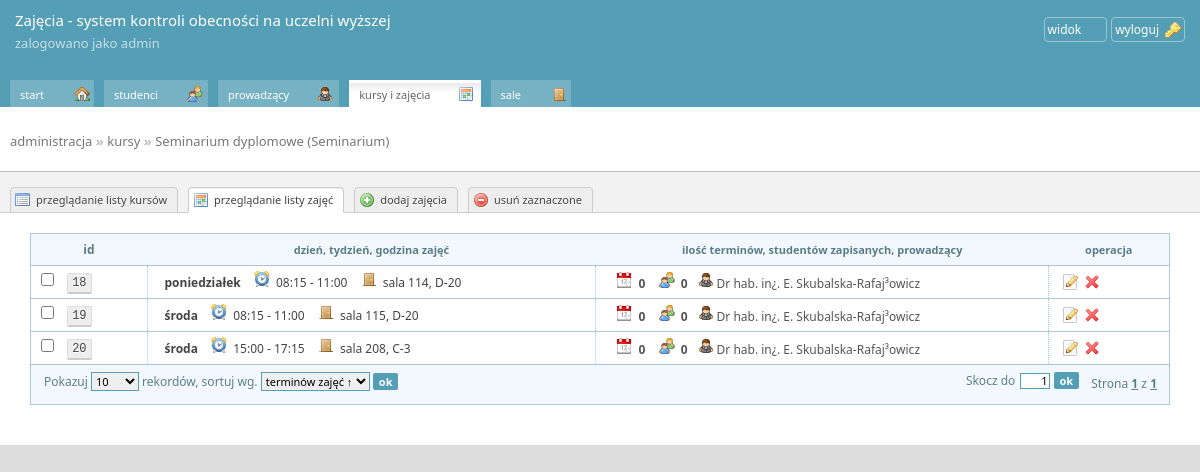
The page /admin.php?p=zajecia&KodKursu=ARES00409S (signed in) on the database its author committed.
### tables this page shows
CREATE TABLE IF NOT EXISTS `kursy` (
  `KodKursu` varchar(16) NOT NULL,
  `NazwaKursu` varchar(128) NOT NULL,
  `IdFormy` smallint(3) unsigned NOT NULL,
  `ECTS` smallint(2) DEFAULT NULL,
  PRIMARY KEY (`KodKursu`),
  KEY `IdFormy` (`IdFormy`)
);

CREATE TABLE IF NOT EXISTS `formy_kursow` (
  `IdFormy` smallint(3) NOT NULL AUTO_INCREMENT,
  `NazwaFormy` varchar(128) NOT NULL,
  PRIMARY KEY (`IdFormy`)
);

CREATE TABLE IF NOT EXISTS `zajecia` (
  `IdZajecia` mediumint(5) unsigned NOT NULL AUTO_INCREMENT,
  `KodGrupy` varchar(32) DEFAULT NULL,
  `IdSali` mediumint(8) NOT NULL,
  `Dzien` enum('pon','wt','sr','czw','pt','so','ndz') NOT NULL,
  `Godzina` time NOT NULL,
  `GodzinaKoniec` time NOT NULL,
  `Tydzien` enum('T','TN','TP') NOT NULL,
  `KodKursu` varchar(16) NOT NULL,
  `IdProwadzacy` mediumint(5) NOT NULL,
  PRIMARY KEY (`IdZajecia`),
  KEY `KodKursu` (`KodKursu`)
);

CREATE TABLE IF NOT EXISTS `sale` (
  `IdSali` mediumint(8) unsigned NOT NULL AUTO_INCREMENT,
  `Sala` varchar(8) NOT NULL,
  `Budynek` varchar(4) NOT NULL,
  PRIMARY KEY (`IdSali`)
);

CREATE TABLE IF NOT EXISTS `prowadzacy` (
  `IdProwadzacy` mediumint(5) unsigned NOT NULL AUTO_INCREMENT,
  `Imie` varchar(64) NOT NULL,
  `Nazwisko` varchar(64) NOT NULL,
  `Tytul` varchar(24) NOT NULL,
  `Uid` varchar(50) NOT NULL,
  PRIMARY KEY (`IdProwadzacy`)
);

### admin.php (called while the page is built, shortened)
<?php
if($_SESSION['logged'])
{
	require_once('admin/main.php');
}
?>

### admin/zajecia.php (the view, shortened to what this page needs)
<?php
$pageuri="zajecia";
switch($sort)
{
	case 1: $mysql_sort='zajecia.Tydzien ASC, zajecia.Dzien ASC, zajecia.Godzina ASC'; break;
	}
if(!isset($_GET['KodKursu']))
{
	echo '<div class="dialog-box">
				<strong class="question">Nie można wyświetlić listy zajęć!</strong>
				<p>Wróć do poprzednej strony i spróbuj ponownie.</p>
					<div class="button-holder">
					<a href="?p=kursy" class="button"><span class="icon-arrow_left">powrót</span></a>
					<div class="clear"></div>
					</div>
				</div>
				';
}
else
{
	$KodKursu=$_GET['KodKursu'];
$sql = "SELECT count(*) FROM zajecia WHERE zajecia.KodKursu='$KodKursu'";
$result = $db->prepare($sql);
$result->execute();
$rekordow = $result->fetchColumn();
$stron=ceil($rekordow/$nastronie);
$sql = "SELECT kursy.NazwaKursu as NazwaKursu,formy_kursow.NazwaFormy as NazwaFormy FROM kursy,formy_kursow WHERE kursy.KodKursu='$KodKursu' AND kursy.IdFormy=formy_kursow.IdFormy";
foreach($db->query($sql) as $informacja_o_kursie);
echo '
<div id="page-title">
<h2><a href="?p=home">administracja</a> &raquo; <a href="?p=kursy">kursy</a>
&raquo; <a href="?p=zajecia&KodKursu='.$KodKursu.'">'.$informacja_o_kursie['NazwaKursu'].' ('.$informacja_o_kursie['NazwaFormy'].')</a>
</h2>
</div>
<div id="lang-bar">';
echo '
<ul class="tabs">
<li><a href="?p=kursy" class="tabbutton icon-application_view_list">przeglądanie listy kursów</a></li>
<li class="current"><a href="#" class="tabbutton icon-calendar">przeglądanie listy zajęć</a></li>
<li><a href="?p=zajecia_edycja&KodKursu='.$KodKursu.'" class="tabbutton icon-add">dodaj zajęcia</a></li>
<li><a href="#" class="tabbutton icon-delete" id="mass-action">usuń zaznaczone</a></li>
</ul>
			<div class="clear"></div>
			</div>';
	if($rekordow)
	{
	echo '
			<table class="pages_table">
			<thead>
				<tr>
					<th class="col-kodkursu">id</th>
					<th class="col-nazwakursu">dzień, tydzień, godzina zajęć</th>
					<th class="col-zajeciaaddcol">ilość terminów, studentów zapisanych, prowadzący</th>
					<th class="col-operacja">operacja</th>
				</tr>
			</thead>
			<tbody>
			<form id="mass-action-form" method="POST" action="">
			';
	$sql="SELECT
	zajecia.IdZajecia as IdZajecia,
	zajecia.Dzien as Dzien,
	zajecia.Godzina as Godzina,
	zajecia.GodzinaKoniec as GodzinaKoniec,
	zajecia.Tydzien as Tydzien,
	zajecia.IdProwadzacy as IdProwadzacy,
	COUNT(terminy.IdTermin) AS LiczbaTerminow,
	(SELECT COUNT(*) FROM zajecia_studentow WHERE zajecia_studentow.IdZajecia=zajecia.IdZajecia) AS ZapisanychStudentow,
	sale.Sala,
	sale.Budynek,
	prowadzacy.Imie,
	prowadzacy.Nazwisko,
	prowadzacy.Tytul
	FROM zajecia
	LEFT JOIN terminy ON terminy.IdZajecia=zajecia.IdZajecia
	LEFT JOIN sale ON zajecia.IdSali=sale.IdSali
	LEFT JOIN prowadzacy ON prowadzacy.IdProwadzacy=zajecia.IdProwadzacy
	WHERE zajecia.KodKursu='$KodKursu'"
	." GROUP BY zajecia.IdZajecia ORDER BY ".$mysql_sort."
	LIMIT ".$limit_begin.", ".$limit_end;
	$iter=0;
	foreach($db->query($sql) as $result)
	{
	switch ($result['Dzien'])
	{
		case 'pon': $result['Dzien']="poniedziałek";break;
		case 'sr': $result['Dzien']="środa";break;
	}
	if($result['Tydzien']=="T") $result['Tydzien']="";
	echo '<tr>
						<td class="col-IdZajecia"><input type="checkbox" name="mass-action-item[]" value="'.$result['IdZajecia'].'" id="check-'.$result['IdZajecia'].'" style="margin-right: 10px;"/> <label for="check-'.$result['IdZajecia'].'"><code>'.$result['IdZajecia'].'</code></label></td>
					<td class="col-nazwakursu"><a href="?p=terminy&id='.$result['IdZajecia'].'" title="kliknij, aby otworzyć listę zapisanych studentów i terminów tych zajęć"><strong>'.$result['Dzien'].'</strong> '.$result['Tydzien'].' <span class="ikonka icon-clock">godzina: </span> '.date_format(date_create($result['Godzina']),'H:i').' - '.date_format(date_create($result['GodzinaKoniec']),'H:i').' <span class="ikonka icon-door">godzina: </span> sala '.$result['Sala'].', '.$result['Budynek'].'</span></td>
<td>					<span class="ikonka icon-date">termin: </span><span class="ile-terminow">  <strong>'.$result['LiczbaTerminow'].'</strong></span> <a href="?p=zapisy&id='.$result['IdZajecia'].'" title="Zapisy na ten termin"><span class="ikonka icon-group">studentów zapisanych: </span><span class="ile-terminow">  <strong>'.$result['ZapisanychStudentow'].'</strong></a>';
					if(!isset($result['Imie'])) echo '';
					else echo '<a href="?p=prowadzacy_edycja&id='.$result['IdProwadzacy'].'" title="Edycja prowadzącego"><span class="ikonka icon-user_gray">prowadzący: </span><span class="ile-terminow">'.$result['Tytul'].' '.$result['Imie'][0].'. '.$result['Nazwisko'];
					echo '</a></td>
					<td class="col-operacja">
						<a href="?p=zajecia_edycja&id='.$result['IdZajecia'].'" class="icon-page_white_edit"><span>edytuj</span></a>
						<a href="?p='.$pageuri.'&action=delete&KodKursu='.$KodKursu.'&id='.$result['IdZajecia'].'&strona='.$strona.'" class="icon-cross" rel="'.$result['id'].'"><span>usuń</span></a></td>
				</tr>';
	$iter++;
	}
		echo '</tbody>
		<input type="hidden" name="mass-action-items" value="'.$iter.'"/>
		</form>
				<tfoot>
				<tr>
					<td colspan="4">
								<div class="na-stronie">
					<div class="rekordy">
						<form action="" method="POST">
						Pokazuj
						<select name="nastronie">
							<option value="10"';
								if($_SESSION['nastronie']==10) echo ' selected="selected"';
								echo '>10</option>
							<option value="25"';
								if($_SESSION['nastronie']==25) echo ' selected="selected"';
								echo '>25</option>
							<option value="50"';
								if($_SESSION['nastronie']==50) echo ' selected="selected"';
								echo '>50</option>
							<option value="250"';
								if($_SESSION['nastronie']==250) echo ' selected="selected"';
								echo '>250</option>
							<option value="1000"';
								if($_SESSION['nastronie']==1000) echo ' selected="selected"';
								echo '>1000</option>
						</select>
						rekordów, sortuj wg.
							<select name="sortowanie">
								<option value="1"';
								if($_SESSION['sort']==1) echo ' selected="selected"';
								echo '>terminów zajęć &uarr;</option>
								<option value="2"';
								if($_SESSION['sort']==2) echo ' selected="selected"';
								echo '>terminów zajęć &darr;</option>
								<option value="3"';
								echo '>dni tygodnia &uarr;</option>
								<option value="4"';
								if($_SESSION['sort']==4) echo ' selected="selected"';
								echo '>dni tygodnia &darr;</option>
						</select>
							<input type="submit" class="submit" value="ok"/>
						</form>
					</div>
				</div>
		<div class="sortowanie">
						<div class="quick-jump">
						<form action="" method="POST">
						Skocz do
						<input type="text" value="'.$strona.'" name="quickjump" class="pole"/>
						<input type="hidden" value="'.$stron.'" name="allpages" />
							<input type="submit" class="submit" value="ok"/>
						</form>
					</div>
		<span class="tytul">Strona <strong><a href="#">'.$strona.'</a></strong> z <strong><a href="?p='.$pageuri.'&strona='.$stron.'&KodKursu='.$KodKursu.'">'.$stron.'</a></strong></span>
							<ul>';
								echo'
							</ul>
							<div class="clear"></div>
						</div>
				<div class="clear"></div>
					</td>
				</tr>
				</tfoot>
			</table>
			</div>';
				}
}
?>

### admin/css/main.css (style rules this page uses)
*,head,body,html { margin: 0; padding: 0; font-family:"Segoe UI","Lucida Sans Unicode","Droid Sans",Arial,Tahoma,Verdana,sans-serif; font-size: 12px; }
code { background: #eee; padding: 2px 4px; border: 1px #ddd solid; text-shadow: white 0px 1px 1px; border-radius: 2px; cursor: pointer; font-family: Consolas,"Courier New",monospace; border-bottom: 2px #ccc solid; }
body { background: #ddd; }
a { color: #408295; }
#page-title { height: 33px; padding-top: 15px; padding-bottom: 15px; }
#page-title h2 { font-size: 13px; color: #bbb; display: block; margin-left: 10px; float: left; margin-top: 9px; }
#page-title h2 a { color: #777; font-weight: normal; text-decoration: none; font-size: 13px; }
#lang-bar { background: #F2F2F2; border-top: 1px #bbb solid; border-bottom: 1px #CCC solid; }
#lang-bar ul li { list-style: none; float: left; margin-left: 10px; margin-top: 14px; }
#lang-bar ul li a { color: #333; font-size: 11px; background-color: #eee; display: block; padding: 4px 10px 5px 10px; text-decoration: none; border: 1px #ccc solid; position: relative; top: 1px; border-radius: 4px 4px 0 0; box-shadow: inset #eee 0px 1px 0px; color: #444; text-shadow: white 0 1px 0px; }
#lang-bar ul li.active a,#lang-bar ul li.current a, #lang-bar ul li a:active { background-color: white; border-bottom-color: white; }
#lang-bar ul li a.tabbutton { background-repeat: no-repeat; background-position: 4px 50%; }
#lang-bar ul li a.tabbutton { padding-left: 25px; }
table.pages_table { border: 1px solid #AEC7D9; border-collapse: collapse; width: 95%; margin: 20px auto; font-size: 13px; color: #444; }
table.pages_table td { border-left:1px dotted #AEC7D9; }
table.pages_table th,table.pages_table td { padding: 5px 10px; border-top: 1px solid #AEC7D9; border-bottom:1px solid #AEC7D9; }
table.pages_table th,table.pages_table thead td,table.pages_table tfoot td { background: url('gfx/table-header.gif') repeat-x 0 0 #F2F8FD; color: #567C89; padding: 7px 3px; font-size: 11px; text-shadow: white 0 1px 0,white 0 0 2px; }
table.pages_table th a,table.pages_table thead td a, table.pages_table tfoot td a { color: #567C89; }
table.pages_table a { color: black; text-decoration: none; }
td { line-height: 150%; }
.col-kodkursu { width: 110px; font-size: 12px !important; }
td.col-nazwakursu { font-size: 13px; }
td.col-nazwakursu a { font-size: 12px; color: #444; border-radius: 2px; padding: 2px 7px; }
span.ile-terminow { color: #555; }
.col-operacja { width: 100px; }
.col-operacja a,.col-pozycja a, .col-ikona a { display: block; float: left; border:1px white solid; border-radius: 3px; width: 20px; height: 20px; background-repeat: no-repeat; background-position: 50% center; }
table .sortowanie { float: right; }
table .na-stronie { float: left; }
.sortowanie span { float: left; padding: 4px 9px 4px 2px; }
.sortowanie span a { text-decoration: underline; }
.sortowanie .quick-jump { float: left; margin-right: 10px; }
.na-stronie .rekordy { float: left; }
.na-stronie input,select,.sortowanie input { font-size: 11px; }
.na-stronie input.pole,.sortowanie input.pole { width: 24px; text-align: right; margin-left: 2px; height: 14px; padding: 0px 2px; border: 1px #549FB5 solid; }
.na-stronie input.submit,.sortowanie input.submit { border-width: 0; background: #549FB5; border-radius: 2px; color: white; font-weight: bold; height: 17px; padding: 1px 6px; }
.na-stronie .rekordy { margin-left: 10px; }
.na-stronie .rekordy select { height: 19px; border: 1px #549FB5 solid; }
td .ikonka { margin-left: 10px; margin-right: 3px; }
.ikonka { overflow: hidden; width: 16px; height: 16px; background-repeat: no-repeat; font-size: 1px; text-indent: -999px; position: relative; font-size: 1px; display: inline-block; }

### rows shown on the page
kursy: NazwaKursu "Seminarium dyplomowe", IdFormy.NazwaFormy "Seminarium"
zajecia: IdZajecia "18", Dzien "poniedziałek", Godzina "08:15", GodzinaKoniec "11:00", IdSali.Sala "114", IdSali.Budynek "D-20", LiczbaTerminow "0", ZapisanychStudentow "0", IdProwadzacy.Tytul "Dr hab. in¿.", IdProwadzacy.Imie "E", IdProwadzacy.Nazwisko "Skubalska-Rafaj³owicz"
zajecia: IdZajecia "19", Dzien "środa", Godzina "08:15", GodzinaKoniec "11:00", IdSali.Sala "115", IdSali.Budynek "D-20", LiczbaTerminow "0", ZapisanychStudentow "0", IdProwadzacy.Tytul "Dr hab. in¿.", IdProwadzacy.Imie "E", IdProwadzacy.Nazwisko "Skubalska-Rafaj³owicz"
zajecia: IdZajecia "20", Dzien "środa", Godzina "15:00", GodzinaKoniec "17:15", IdSali.Sala "208", IdSali.Budynek "C-3", LiczbaTerminow "0", ZapisanychStudentow "0", IdProwadzacy.Tytul "Dr hab. in¿.", IdProwadzacy.Imie "E", IdProwadzacy.Nazwisko "Skubalska-Rafaj³owicz"

### other values the page prints
$pagetitle "Zajęcia"
$_SESSION['user_login'] "admin"
$strona "1"
$stron "1"
